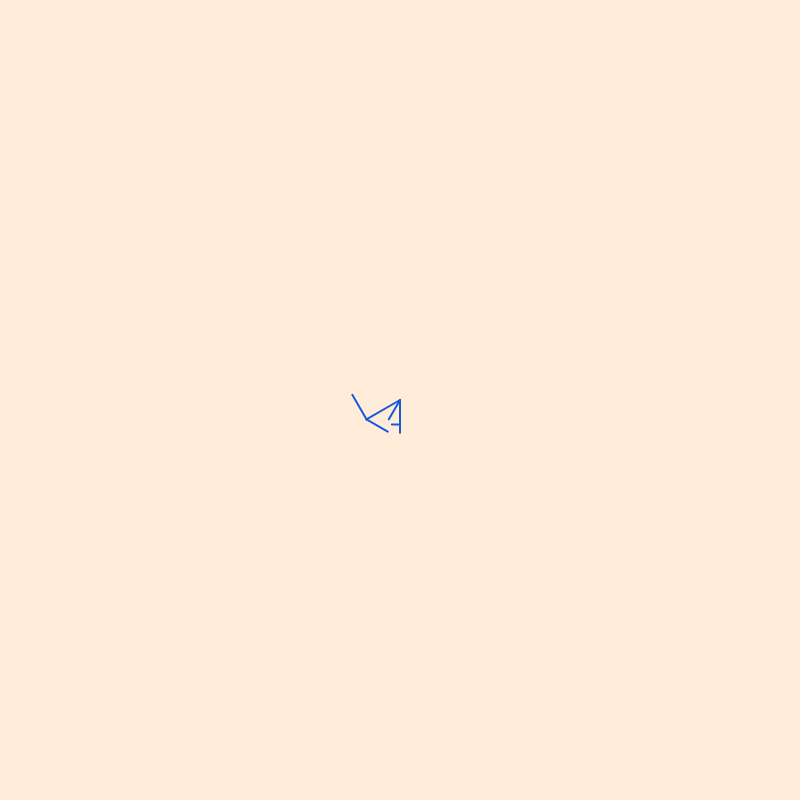
Frame 1 (no input)
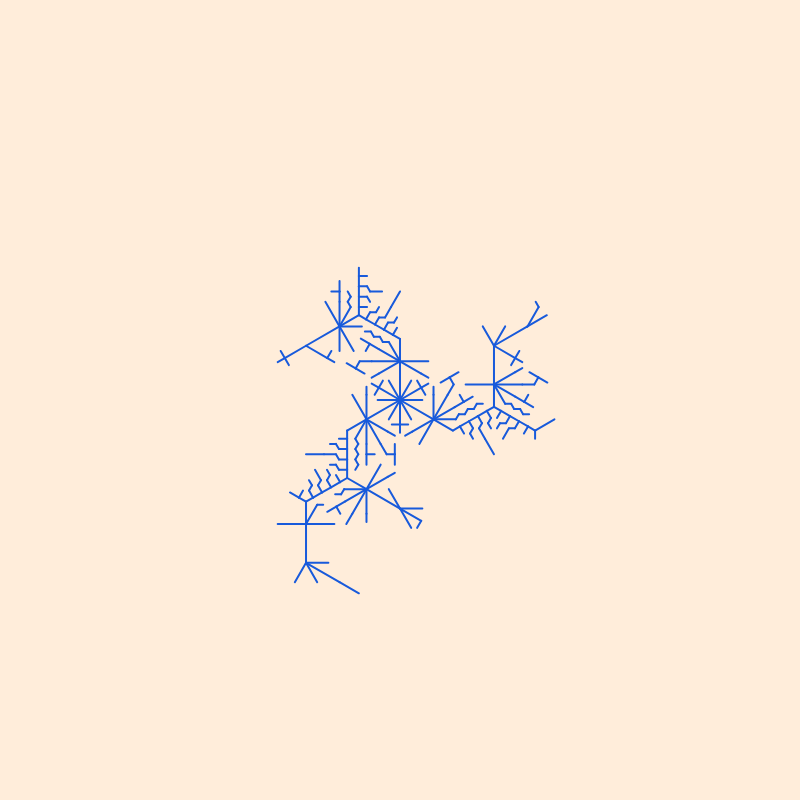
Frame 60 (no input)
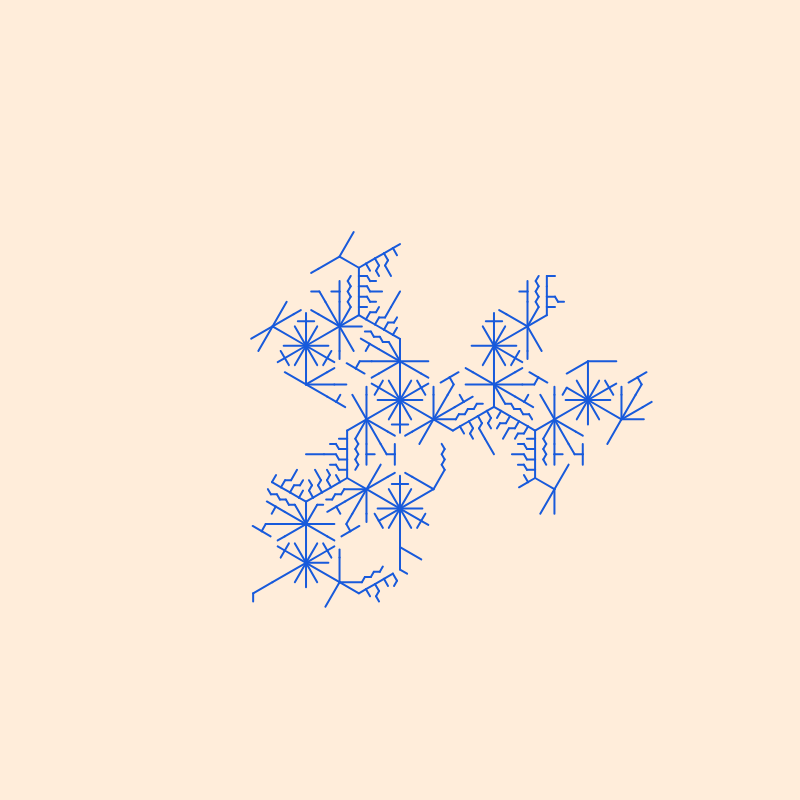
Frame 120 (the mouse pressed at the canvas centre since frame 60)

The p5.js sketch that drew these frames (run headless with seeded random() and noise() and a simulated clock; from frame 60 on, the mouse is pressed at the canvas centre):

// p5.js sketch
// ── sketch.js
// https://openprocessing.org/sketch/1660868

let h = 800;
let padding = 70;
let last_id = 1;
let g;

let count = 0;

let col = [
  "#3DB2FF",
  "#FFB830",
  "#FF2442",
  "#FF7600",
  "#185ADB",
  "#0A1931",
  "#99154E",
];
let edge_length = (h * 14) / 1080;

let get_r = (n) => edge_length / (2 * sin(PI / n));
let get_apothem = (n) => edge_length / (2 * tan(PI / n));

function setup() {
  createCanvas(h, h);
  background("#FFEDDA");
  rectMode(CENTER);
  frameRate(30);
  g = new grid(h / 2, h / 2);
}

function test(param) {
  let s = [];

  //translate(h/2, h/2)

  let t = new tile(0, 12, 0, 0, 0, (2 * PI) / (12 * 2));
  t.draw();

  // let t2 = t.get_new_tile(0, 12)
  // t2.draw()

  for (let i = 0; i < 12; i += 2) {
    let t2 = t.get_new_tile(i, param);
    s.push(t2);
    update_tiles(t2, s);
  }

  for (let i = 1; i < 12; i += 2) {
    let t2 = t.get_new_tile(i, 3);
    s.push(t2);
    update_tiles(t2, s);
  }

  s.map((it) => it.draw());
}

function draw() {
  background("#FFEDDA");
  for (let i = 0; i < 10; i += 1) {
    g.add_tile_to_front();
  }
  g.draw_grid();

  if (g.front.length == 0) {
    g.save_grid();
    noLoop();
  } else {
    count += 1;
  }

  console.log(g.front.length + " " + g.s.length);
}

function constraints(a, b) {
  return a < padding || a > h - padding || b < padding || b > h - padding;
}

// function constraints(a,b) {
// 	return dist_ab([a,b], [h/2, h/2]) > 0.70*h/2
// }

class grid {
  constructor(sx, sy) {
    this.sx = sx;
    this.sy = sy;
    this.start_c = new tile(0, 12, sx, sy, 0, (2 * PI) / (12 * 2));
    this.s = [this.start_c];
    this.front = [this.start_c];
    this.done = 0;
  }

  f(col_t, sides_t, side_t, col_out, sides_out, new_tt, current_t) {
    if (
      this.front[current_t].n_sides == sides_t &&
      this.front[current_t].c == col_t &&
      side_t == new_tt &&
      this.done == 0 &&
      this.front[current_t].adj[new_tt] == -1
    ) {
      let new_tile = this.front[current_t].get_new_tile(new_tt, sides_out);
      new_tile.c = col_out;

      if (!constraints(new_tile.x, new_tile.y)) {
        this.front.push(new_tile);
        this.s.push(new_tile);
        update_tiles(new_tile, this.s);
        //update_tiles(new_tile, this.front)
      } else {
        this.s.push(new_tile);
        update_tiles(new_tile, this.s);
      }

      this.done = 1;
    }
  }

  add_tile_to_front() {
    if (this.front.length == 0) {
      return;
    }

    let t = floor(random(this.front.length));

    if (this.front[t].n_sides == 6 && this.front[t].c == 1) {
      this.front.splice(t, 1);
      return;
    }

    if (this.front[t].n_sides == 3 && this.front[t].c == 3) {
      this.front.splice(t, 1);
      return;
    }

    let opport = [];
    for (let i = 0; i < this.front[t].adj.length; i += 1) {
      if (this.front[t].adj[i] == -1) {
        opport.push(i);
      }
    }

    if (opport.length == 0) {
      this.front.splice(t, 1);
      return;
    }

    let new_t = random(opport);
    this.done = 0;

    this.f(0, 12, 0, 1, 12, new_t, t);
    this.f(0, 12, 4, 1, 12, new_t, t);
    this.f(0, 12, 8, 1, 12, new_t, t);

    this.f(0, 12, 1, 3, 3, new_t, t);
    this.f(0, 12, 3, 3, 3, new_t, t);
    this.f(0, 12, 5, 3, 3, new_t, t);
    this.f(0, 12, 7, 3, 3, new_t, t);
    this.f(0, 12, 9, 3, 3, new_t, t);
    this.f(0, 12, 11, 3, 3, new_t, t);

    this.f(0, 12, 2, 15, 4, new_t, t);
    this.f(0, 12, 6, 15, 4, new_t, t);
    this.f(0, 12, 10, 15, 4, new_t, t);

    this.f(1, 12, 6, 0, 3, new_t, t);
    this.f(2, 12, 6, 0, 12, new_t, t);

    this.f(1, 12, 3, 0, 6, new_t, t);
    this.f(2, 12, 3, 1, 6, new_t, t);
    this.f(1, 12, 9, 1, 6, new_t, t);
    this.f(2, 12, 9, 0, 6, new_t, t);

    this.f(1, 12, 2, 16, 4, new_t, t);
    this.f(1, 12, 10, 16, 4, new_t, t);

    this.f(2, 12, 4, 16, 4, new_t, t);
    this.f(2, 12, 8, 16, 4, new_t, t);

    this.f(1, 12, 5, 4, 3, new_t, t);

    this.f(2, 12, 1, 12, 3, new_t, t); /////
    this.f(2, 12, 11, 4, 3, new_t, t);

    this.f(0, 6, 3, 11, 3, new_t, t);

    this.f(1, 12, 4, 12, 4, new_t, t);
    this.f(2, 12, 10, 12, 4, new_t, t);

    this.f(0, 3, 1, 8, 4, new_t, t);
    //this.f(0, 3, 2,   4,4,  new_t,t)

    this.f(2, 3, 2, 8, 4, new_t, t);
    this.f(2, 3, 1, 2, 12, new_t, t);

    this.f(4, 4, 2, 5, 4, new_t, t); // start (4) to 1
    this.f(5, 4, 2, 6, 4, new_t, t);
    this.f(6, 4, 2, 7, 4, new_t, t);
    this.f(7, 4, 2, 1, 3, new_t, t);

    this.f(8, 4, 2, 9, 4, new_t, t); // start (8) to 2
    this.f(9, 4, 2, 10, 4, new_t, t);
    this.f(10, 4, 2, 11, 4, new_t, t);
    this.f(11, 4, 2, 2, 3, new_t, t);

    this.f(8, 4, 3, 3, 3, new_t, t);
    this.f(9, 4, 3, 21, 3, new_t, t);
    this.f(10, 4, 3, 19, 3, new_t, t);
    this.f(11, 4, 3, 21, 3, new_t, t); ////
    this.f(19, 3, 2, 20, 3, new_t, t);
    this.f(20, 3, 1, 2, 6, new_t, t);

    this.f(21, 3, 2, 22, 3, new_t, t);
    this.f(22, 3, 1, 3, 3, new_t, t);

    this.f(2, 6, 3, 1, 6, new_t, t);

    this.f(12, 4, 2, 13, 4, new_t, t); // start (12) to dead end
    this.f(13, 4, 2, 14, 4, new_t, t);

    this.f(13, 4, 1, 3, 3, new_t, t);

    this.f(15, 4, 1, 3, 3, new_t, t);
    this.f(15, 4, 2, 3, 3, new_t, t);
    this.f(15, 4, 3, 3, 3, new_t, t);

    this.f(16, 4, 2, 3, 3, new_t, t);

    this.f(4, 3, 1, 5, 3, new_t, t);
    this.f(5, 3, 2, 6, 3, new_t, t);
    this.f(6, 3, 1, 7, 3, new_t, t);
    this.f(7, 3, 2, 8, 3, new_t, t);
    this.f(8, 3, 1, 9, 3, new_t, t);
    this.f(9, 3, 2, 10, 3, new_t, t);

    this.f(12, 3, 2, 13, 3, new_t, t);
    this.f(13, 3, 1, 14, 3, new_t, t);
    this.f(14, 3, 2, 15, 3, new_t, t);
    this.f(15, 3, 1, 16, 3, new_t, t);
    this.f(16, 3, 2, 17, 3, new_t, t);
    this.f(17, 3, 1, 18, 3, new_t, t);

    this.f(11, 3, 1, 17, 4, new_t, t);

    this.f(17, 4, 1, 14, 4, new_t, t);
    this.f(17, 4, 3, 14, 4, new_t, t);

    this.front[t].adj[new_t] = -2;
  }

  draw_grid() {
    //print(this.s)
    this.s.map((it) => it.draw());
  }

  save_grid() {
    let out = [];

    for (let i = 0; i < this.s.length; i += 1) {
      out.push([
        this.s[i].id,
        this.s[i].x,
        this.s[i].y,
        this.s[i].n_sides,
        this.s[i].seg,
        this.s[i].adj,
      ]);
    }

    //console.log(JSON.stringify(out));
  }
}

function update_tiles(target, all_tiles) {
  for (let a = 0; a < all_tiles.length; a += 1) {
    if (all_tiles[a].id == target.id) continue;
    //if(dist_ab([all_tiles[a].x, all_tiles[a].y], [target.x, target.y]) > all_tiles[a].r +target.r + 0.000001) continue;

    for (let i = 0; i < target.seg.length; i += 1) {
      if (target.adj[i] != -1) continue;
      for (let j = 0; j < all_tiles[a].seg.length; j += 1) {
        //if(all_tiles[a].adj[j] != -1) continue;
        if (segments_are_close_enough(all_tiles[a].seg[j], target.seg[i])) {
          all_tiles[a].adj[j] = target.id;
          target.adj[i] = all_tiles[a].id;
          break;
        }
      }
    }
  }
}

function check_intersections(target, all_tiles) {
  for (let a = 0; a < all_tiles.length; a += 1) {
    if (all_tiles[a].id == target.id) continue;
    if (
      dist_ab([all_tiles[a].x, all_tiles[a].y], [target.x, target.y]) <
      all_tiles[a].ap + target.ap + 0.000001
    )
      return true;
  }
  return false;
}

class tile {
  constructor(id, n_sides, x, y, adj, ang = 0) {
    this.n_sides = n_sides;
    this.id = id;
    this.x = x;
    this.y = y;

    this.parent = [x, y];

    this.c = 0;

    this.r = get_r(n_sides);
    this.ap = get_apothem(n_sides);

    this.vert = polygonArr(this.r, n_sides, ang);
    this.vert = this.vert.map((i) => [i[0] + x, i[1] + y]);
    this.seg = get_segments_from_points(this.vert);

    if (adj === 0) {
      this.adj = new Array(n_sides).fill(-1);
    } else {
      this.adj = adj;
    }
    this.ang = ang;
  }

  draw() {
    if (g.front.includes(this)) {
      fill(col[3]);
    } else {
      fill(col[1]);
    }

    //fill(0, 20)
    stroke(col[4]);
    strokeWeight(2);
    // beginShape();
    // for (let a = 0; a < this.vert.length; a += 1) vertex(...this.vert[a]);
    // endShape(CLOSE)
    //circle(...this.vert[0], 10)

    line(...this.parent, this.x, this.y);

    // 		for (let a = 0; a < this.seg.length; a += 1){
    // 			let new_vx = (this.seg[a][0][0] + this.seg[a][1][0])/2;
    // 			let new_vy = (this.seg[a][0][1] + this.seg[a][1][1])/2;
    // 			//print(dist_ab(...this.seg[a]))
    // 			//if(this.adj[a] != -1) square(new_vx, new_vy, 2)

    // 		}
  }

  get_new_tile(n_seg_expand, new_sides) {
    let new_id = last_id;
    last_id += 1;
    this.adj[n_seg_expand] = new_id;

    let new_ap = get_apothem(new_sides);

    let new_vx =
      (this.seg[n_seg_expand][0][0] + this.seg[n_seg_expand][1][0]) / 2 -
      this.x;
    let new_vy =
      (this.seg[n_seg_expand][0][1] + this.seg[n_seg_expand][1][1]) / 2 -
      this.y;

    let dd = sqrt(new_vx ** 2 + new_vy ** 2);
    new_vx = ((this.ap + new_ap) * new_vx) / dd + this.x;
    new_vy = ((this.ap + new_ap) * new_vy) / dd + this.y;

    let new_start_ang = atan2(
      this.seg[n_seg_expand][1][1] - new_vy,
      this.seg[n_seg_expand][1][0] - new_vx
    );

    let new_contact = 0;
    let new_adj = new Array(new_sides).fill(-1);
    new_adj[new_contact] = this.id;
    let nt = new tile(
      new_id,
      new_sides,
      new_vx,
      new_vy,
      new_adj,
      new_start_ang
    );
    nt.parent = [this.x, this.y];
    return nt;
  }
}

// ── utils.js
let dist_ab = (a, b) => sqrt((a[0] - b[0]) ** 2 + (a[1] - b[1]) ** 2);

function get_segments_from_points(s) {
  let out = [];
  let pr = s[0];
  for (let a = 1; a < s.length; a += 1) {
    out.push([pr, s[a]]);
    pr = s[a];
  }
  //out.push([s[s.length-1], s[0]])
  return out;
}

function polygonArr(radius, npoints, angZero) {
  let arr = [];
  let angle = TWO_PI / npoints;
  for (let a = angZero; a < TWO_PI + angZero + 0.00001; a += angle) {
    arr.push([cos(a) * radius, sin(a) * radius]);
  }
  return arr;
}

function segments_are_close_enough(a, b) {
  let e = 0.1;
  if (dist_ab(a[0], b[0]) < e && dist_ab(a[1], b[1]) < e) return true;
  if (dist_ab(a[1], b[0]) < e && dist_ab(a[0], b[1]) < e) return true;
  return false;
}

function get_oposite(N, M) {
  N += 1;
  if (M > parseInt(N / 2)) {
    return M - parseInt(N / 2) - 1;
  }
  return M + parseInt(N / 2) - 1;
}
